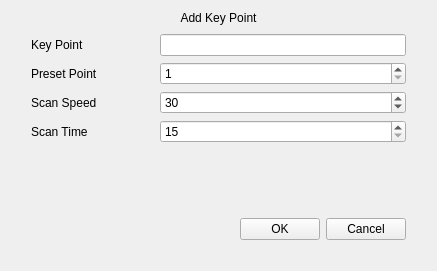
<?xml version="1.0" encoding="UTF-8"?>
<ui version="4.0">
 <class>AddPatrolKeyPoint</class>
 <widget class="QWidget" name="AddPatrolKeyPoint">
  <property name="geometry">
   <rect>
    <x>0</x>
    <y>0</y>
    <width>437</width>
    <height>271</height>
   </rect>
  </property>
  <property name="windowTitle">
   <string>Dialog</string>
  </property>
  <layout class="QVBoxLayout" name="verticalLayout">
   <property name="spacing">
    <number>0</number>
   </property>
   <item>
    <widget class="QLabel" name="label_title">
     <property name="text">
      <string>Add Key Point</string>
     </property>
     <property name="alignment">
      <set>Qt::AlignCenter</set>
     </property>
    </widget>
   </item>
   <item>
    <widget class="QWidget" name="widget_background" native="true">
     <property name="sizePolicy">
      <sizepolicy hsizetype="Preferred" vsizetype="Preferred">
       <horstretch>0</horstretch>
       <verstretch>1</verstretch>
      </sizepolicy>
     </property>
     <property name="focusPolicy">
      <enum>Qt::StrongFocus</enum>
     </property>
     <layout class="QVBoxLayout" name="verticalLayout_2">
      <property name="leftMargin">
       <number>20</number>
      </property>
      <property name="rightMargin">
       <number>20</number>
      </property>
      <property name="bottomMargin">
       <number>20</number>
      </property>
      <item>
       <layout class="QGridLayout" name="gridLayout">
        <item row="3" column="1">
         <widget class="MySpinBox" name="spinBox_time">
          <property name="minimum">
           <number>15</number>
          </property>
          <property name="maximum">
           <number>120</number>
          </property>
          <property name="value">
           <number>15</number>
          </property>
         </widget>
        </item>
        <item row="2" column="1">
         <widget class="MySpinBox" name="spinBox_speed">
          <property name="minimum">
           <number>1</number>
          </property>
          <property name="maximum">
           <number>40</number>
          </property>
          <property name="value">
           <number>30</number>
          </property>
         </widget>
        </item>
        <item row="1" column="1">
         <widget class="MySpinBox" name="spinBox_preset">
          <property name="minimum">
           <number>1</number>
          </property>
          <property name="maximum">
           <number>255</number>
          </property>
         </widget>
        </item>
        <item row="3" column="0">
         <widget class="QLabel" name="label_scanTime">
          <property name="text">
           <string>Scan Time</string>
          </property>
         </widget>
        </item>
        <item row="1" column="0">
         <widget class="QLabel" name="label_preset">
          <property name="text">
           <string>Preset Point</string>
          </property>
         </widget>
        </item>
        <item row="2" column="0">
         <widget class="QLabel" name="label_scanSpeed">
          <property name="text">
           <string>Scan Speed</string>
          </property>
         </widget>
        </item>
        <item row="0" column="0">
         <widget class="QLabel" name="labelKeyPoint">
          <property name="sizePolicy">
           <sizepolicy hsizetype="Preferred" vsizetype="Preferred">
            <horstretch>1</horstretch>
            <verstretch>0</verstretch>
           </sizepolicy>
          </property>
          <property name="text">
           <string>Key Point</string>
          </property>
         </widget>
        </item>
        <item row="0" column="1">
         <widget class="MyLineEdit" name="lineEdit_key">
          <property name="sizePolicy">
           <sizepolicy hsizetype="Expanding" vsizetype="Fixed">
            <horstretch>2</horstretch>
            <verstretch>0</verstretch>
           </sizepolicy>
          </property>
          <property name="readOnly">
           <bool>true</bool>
          </property>
         </widget>
        </item>
       </layout>
      </item>
      <item>
       <spacer name="verticalSpacer">
        <property name="orientation">
         <enum>Qt::Vertical</enum>
        </property>
        <property name="sizeHint" stdset="0">
         <size>
          <width>20</width>
          <height>42</height>
         </size>
        </property>
       </spacer>
      </item>
      <item>
       <layout class="QHBoxLayout" name="horizontalLayout">
        <item>
         <spacer name="horizontalSpacer">
          <property name="orientation">
           <enum>Qt::Horizontal</enum>
          </property>
          <property name="sizeHint" stdset="0">
           <size>
            <width>40</width>
            <height>20</height>
           </size>
          </property>
         </spacer>
        </item>
        <item>
         <widget class="QPushButton" name="pushButton_ok">
          <property name="text">
           <string>OK</string>
          </property>
         </widget>
        </item>
        <item>
         <widget class="QPushButton" name="pushButton_cancel">
          <property name="text">
           <string>Cancel</string>
          </property>
         </widget>
        </item>
       </layout>
      </item>
     </layout>
    </widget>
   </item>
  </layout>
 </widget>
 <customwidgets>
  <customwidget>
   <class>MyLineEdit</class>
   <extends>QLineEdit</extends>
   <header>mylineedit.h</header>
  </customwidget>
  <customwidget>
   <class>MySpinBox</class>
   <extends>QSpinBox</extends>
   <header>myspinbox.h</header>
  </customwidget>
 </customwidgets>
 <resources/>
 <connections/>
</ui>
